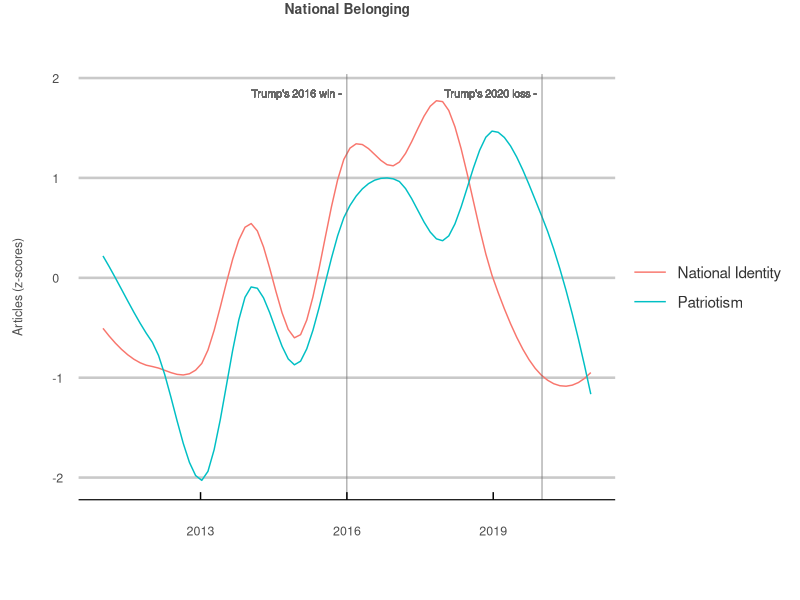
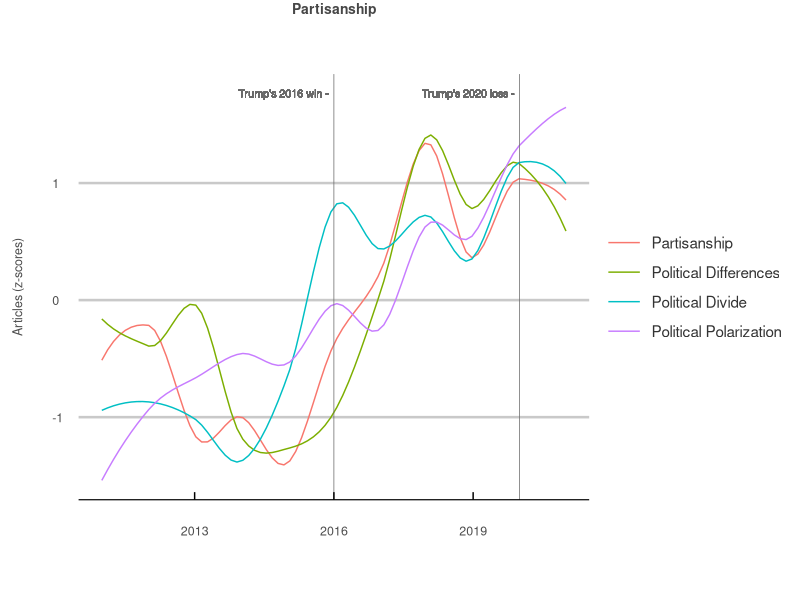
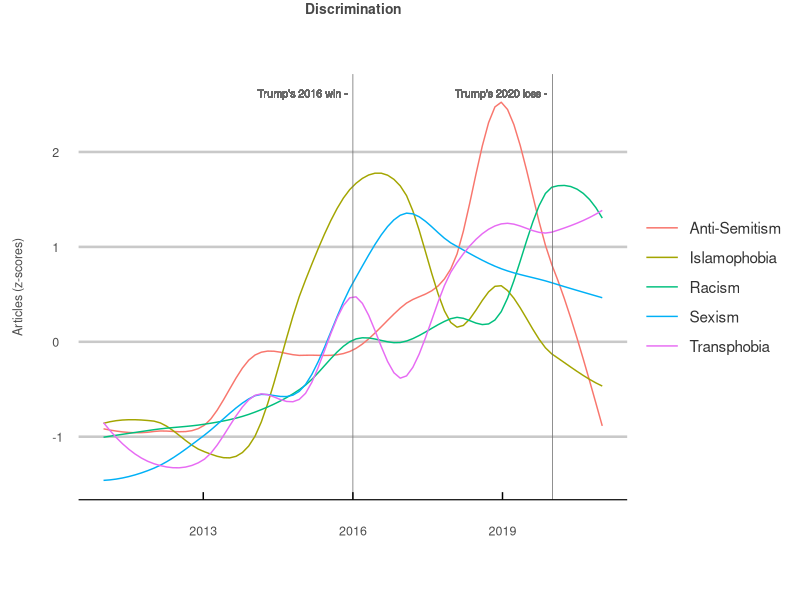

Here is the R script that generated these plots, in order:
## ---- chunk 1
knitr::opts_chunk$set(echo = TRUE)
library(dplyr)
library(tidyverse)
library(ggplot2)
library(stringr)
library(ggthemes)
library(knitr)
library(here)

# gets the z score for each term. 
get_z_score <- function(data) {
  mean <- mean(data)
  sigma <- sd(data)
  z_scores <- list()
  for(i in 1:length(data)) {
    z_scores[i] <- (data[i] - mean) / sigma
  }
  return(unlist(z_scores))
}

# gets the z score for a list of terms. 
get_z_scores <- function(data) {
  groups <- data %>%
    group_split(term)
  z_scores <- list()
  for(i in 1:length(groups)) {
    z_scores[[i]] <- list(get_z_score(groups[[i]]$hits))
  }
  return(unlist(z_scores))
}

national_belonging <- c("patriotism",
                        "national identity")
partisanship <- c("partisanship",
                  "political polarization",
                  "political divide",
                  "political differences")
discrimination <- c("anti-semitism",
                    "sexism", 
                    "racism", 
                    "islamophobia",
                    "transphobia")

# read in data. 
data <- read_csv(here("data.csv"))

# sort data alphabetically by term. 
index <- order(data$term)
sorted_df <- data[index,]

# change term to upper case. 
sorted_df$term <- str_to_title(sorted_df$term)

# adds a z-score variable. 
sorted_df$z_score <- get_z_scores(sorted_df)

# my personal plot theme for data visualizations. 
my_theme <- theme_economist_white(gray_bg = FALSE) +
  theme(plot.title = element_text(hjust = 0.5,
                                  vjust = 15,
                                  size = 10,
                                  color = "#474747"),
  plot.margin = unit(c(1.5, 1, 1.5, 1), "cm"),
  axis.text = element_text(size = 9,
                           color = "gray30"),
  axis.text.x=element_text(vjust = -2.5),
  axis.title.x = element_text(size = 9,
                              color = "gray30",
                              vjust = -10),
  axis.title.y = element_text(size = 9,
                              color = "gray30",
                              vjust = 10),
  legend.direction = "vertical", 
  legend.position = "right",
  legend.title = element_blank(),
  legend.text = element_text(size = 11,
                             color = "gray20"),
  legend.margin=margin(1, -15, 1, 0),
  legend.spacing.x = unit(0.25, "cm"),
  legend.key.size = unit(1, "cm"), 
  legend.key.height = unit(0.75, "cm"),
  strip.text = element_text(hjust = 0.5,
                            vjust = 1,
                            size = 10,
                            color = "#474747"),
  panel.spacing = unit(2, "lines"))

# creates a plot with smoothed loess regression lines. 
make_plot <- function(category, title) {
  plot <- sorted_df %>%
    filter(term %in% str_to_title(category)) %>%
    ggplot(aes(x=year, 
               y=z_score, 
               col=term)) +
    geom_smooth(se=F, 
                span = 0.5, 
                size = 0.5) +
    geom_vline(xintercept = 2016,
               size=0.25,
               col="#696969") +
    geom_text(aes(x=2016, 
                  label="Trump's 2016 win -", 
                  y=max(z_score)+0.1,
                  hjust=1.05),
              size=2.75,
              col="#696969") +
    geom_vline(xintercept = 2020,
               size=0.25,
               col="#696969") +
    geom_text(aes(x=2020, 
                  label="Trump's 2020 loss -",
                  y=max(z_score)+0.1,
                  hjust=1.05),
              size=2.75,
              col="#696969") +
    ggtitle(title) +
    ylab("Articles (z-scores)") +
    xlab("") + 
    my_theme
  return(plot)
}

## ---- chunk 2

# national_belonging  
make_plot(national_belonging, "National Belonging")

## ---- chunk 3

# partisanship   
make_plot(partisanship, "Partisanship")

## ---- chunk 4

# discrimination 
make_plot(discrimination, "Discrimination")

## ---- chunk 5

# creates a summary table of the total hits for each term. 
summary_table <- data %>%
  mutate(term=str_to_title(term),
         hits=round((hits/10^3), 2)) %>%
  group_by(term) %>%
  summarise(total=sum(hits)) %>%
  spread(term, total)
kable(summary_table)

## ---- chunk 6

# gets the z-score for each term. 
get_z_score <- function(data) {
  mean <- mean(data)
  sigma <- sd(data)
  z_scores <- list()
  for(i in 1:length(data)) {
    z_scores[i] <- (data[i] - mean) / sigma
  }
  return(unlist(z_scores))
}

# gets the z-score for a list of terms. 
get_z_scores <- function(data) {
  groups <- data %>%
    group_split(term)
  z_scores <- list()
  for(i in 1:length(groups)) {
    z_scores[[i]] <- list(get_z_score(groups[[i]]$hits))
  }
  return(unlist(z_scores))
}

## ---- chunk 7

# creates a plot with smoothed loess regression lines. 
make_plot <- function(category, title) {
  plot <- sorted_df %>%
    filter(term %in% str_to_title(category)) %>%
    ggplot(aes(x=year, 
               y=z_score, 
               col=term)) +
    geom_smooth(se=F, 
                span = 0.5, 
                size = 0.5) +
    geom_vline(xintercept = 2016,
               size=0.25,
               col="#696969") +
    geom_text(aes(x=2016, 
                  label="Trump's 2016 win -", 
                  y=max(z_score)+0.1,
                  hjust=1.05),
              size=2.75,
              col="#696969") +
    geom_vline(xintercept = 2020,
               size=0.25,
               col="#696969") +
    geom_text(aes(x=2020, 
                  label="Trump's 2020 loss -",
                  y=max(z_score)+0.1,
                  hjust=1.05),
              size=2.75,
              col="#696969") +
    ggtitle(title) +
    ylab("Articles (z-scores)") +
    xlab("") + 
    my_theme
  return(plot)
}
